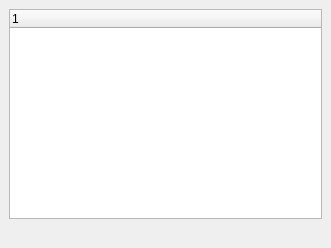
<ui version="4.0" >
 <class>MvdImportResultsPage</class>
 <widget class="QWidget" name="MvdImportResultsPage" >
  <property name="geometry" >
   <rect>
    <x>0</x>
    <y>0</y>
    <width>331</width>
    <height>248</height>
   </rect>
  </property>
  <property name="windowTitle" >
   <string>Form</string>
  </property>
  <layout class="QGridLayout" >
   <property name="leftMargin" >
    <number>0</number>
   </property>
   <property name="topMargin" >
    <number>0</number>
   </property>
   <property name="rightMargin" >
    <number>0</number>
   </property>
   <property name="bottomMargin" >
    <number>0</number>
   </property>
   <item row="0" column="0" >
    <widget class="QStackedWidget" name="stack" >
     <property name="currentIndex" >
      <number>1</number>
     </property>
     <widget class="QWidget" name="noResultsPage" >
      <layout class="QGridLayout" >
       <item row="0" column="0" >
        <spacer>
         <property name="orientation" >
          <enum>Qt::Vertical</enum>
         </property>
         <property name="sizeHint" >
          <size>
           <width>20</width>
           <height>40</height>
          </size>
         </property>
        </spacer>
       </item>
       <item row="1" column="0" >
        <widget class="QLabel" name="stackedInfoLabel" >
         <property name="text" >
          <string/>
         </property>
         <property name="wordWrap" >
          <bool>true</bool>
         </property>
        </widget>
       </item>
       <item row="3" column="0" >
        <spacer>
         <property name="orientation" >
          <enum>Qt::Vertical</enum>
         </property>
         <property name="sizeHint" >
          <size>
           <width>20</width>
           <height>40</height>
          </size>
         </property>
        </spacer>
       </item>
       <item row="2" column="0" >
        <widget class="QProgressBar" name="progressBar" >
         <property name="value" >
          <number>100</number>
         </property>
         <property name="textVisible" >
          <bool>false</bool>
         </property>
        </widget>
       </item>
      </layout>
     </widget>
     <widget class="QWidget" name="resultsPage" >
      <layout class="QGridLayout" >
       <item row="0" column="0" >
        <widget class="QTreeWidget" name="results" >
         <property name="rootIsDecorated" >
          <bool>false</bool>
         </property>
        </widget>
       </item>
       <item row="1" column="0" >
        <widget class="QLabel" name="infoLabel" >
         <property name="text" >
          <string/>
         </property>
         <property name="wordWrap" >
          <bool>true</bool>
         </property>
        </widget>
       </item>
      </layout>
     </widget>
    </widget>
   </item>
  </layout>
 </widget>
 <resources/>
 <connections/>
</ui>
